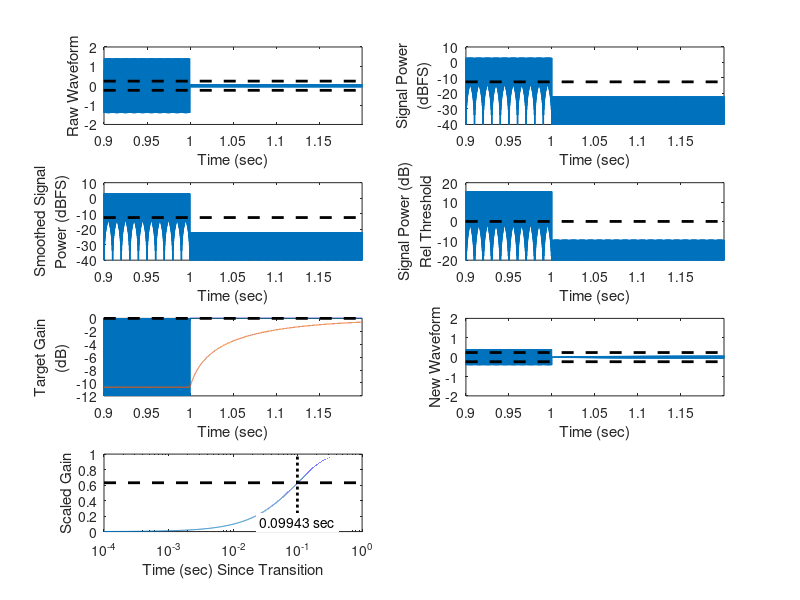

Recreate this plot in MATLAB.

%https://www.ncbi.nlm.nih.gov/pmc/articles/PMC4172289/


fs_Hz = 44100;      %sample rate
comp_ratio = 5;     %compression ratio.  "5" means 5:1
attack_sec = 0.005;  %doesn't end up being exact.  Error is dependent upon compression ratio
release_sec = 0.1;  %doesn't end up being exact.  Error is dependent upon compression ratio
%thresh_dBFS = -10;  %threshold for compression to start
thresh_dBFS = -10/(1-1/comp_ratio);

%generate test signal
t_sec = ([1:4*fs_Hz]-1)/fs_Hz;
freq_Hz = 2000;  %frequency of my test signal
wav = sqrt(2)*sin(2*pi*freq_Hz*t_sec);  %rms of 1.0 (aka 0 dB)

%make step change in amplitude
flag_isAttackTest = 0;  %do an attack or a release test?
if (flag_isAttackTest)
    levels_dBFS = [-25 0];%two amplitude levels
else
    levels_dBFS = [0 -25];  %two amplitude levels
end
t_bound_sec = 1;        %time of transition
I=find(t_sec < t_bound_sec);
wav(I) = sqrt(10.^(0.1*levels_dBFS(1)))*wav(I);
I=find(t_sec >= t_bound_sec);
wav(I) = sqrt(10.^(0.1*levels_dBFS(2)))*wav(I);

%% process the signal

%get signal power
wav_pow = wav.^2;

if (0)
    %extract the smoothed signal envlope
    env_time_const = 1e-3;
    b = 1-exp(-1/(env_time_const*fs_Hz));
    a = [1 -exp(-1/(env_time_const*fs_Hz))];
    new_wav_pow = filter(b,a,wav_pow);
else
    new_wav_pow = wav_pow;
end

%get power relative to threshold
thresh_pow_FS = 10.^(0.1*thresh_dBFS);
%wav_pow_rel_thresh = wav_pow ./ thresh_pow_FS;
wav_pow_rel_thresh = new_wav_pow ./ thresh_pow_FS;

%compute gain
gain_pow = ones(size(wav_pow_rel_thresh));
I=find(wav_pow_rel_thresh > 1.0);
gain_pow(I) = 10.^((1/comp_ratio - 1)*log10(wav_pow_rel_thresh(I)));
gain = sqrt(gain_pow);

%smooth gain via attack and release
attack_const = exp(-1/(attack_sec*fs_Hz));
release_const = exp(-1/(release_sec*fs_Hz));
if (1)
    %power space
    new_gain_pow = gain_pow;
    for I=2:length(gain)
        if (gain_pow(I) < new_gain_pow(I-1))
            %attack
            new_gain_pow(I) = new_gain_pow(I-1)*attack_const + gain_pow(I)*(1-attack_const);
        else
            %release
            new_gain_pow(I) = new_gain_pow(I-1)*release_const + gain_pow(I)*(1-release_const);
        end
    end
    %new_gain_pow = new_gain.^2;
    new_gain = sqrt(new_gain_pow);
else
    %linear space
    new_gain = gain;
    for I=2:length(gain)
        if (gain(I) < new_gain(I-1))
            %attack
            new_gain(I) = new_gain(I-1)*attack_const + gain(I)*(1-attack_const);
        else
            %release
            new_gain(I) = new_gain(I-1)*release_const + gain(I)*(1-release_const);
        end
    end
    new_gain_pow = new_gain.^2;
end

%rename
raw_gain_pow = gain_pow;
gain_pow = new_gain_pow;

new_wav = wav.*sqrt(gain_pow);

%% plots
figure;try;setFigureTallestWide;catch;end
ax=[];

subplot(4,2,1);
plot(t_sec,wav);
xlabel('Time (sec)');
ylabel('Raw Waveform');
ylim([-2 2]);
hold on; 
plot(xlim,sqrt(10.^(0.1*thresh_dBFS))*[1 1],'k--','linewidth',2);
plot(xlim,-sqrt(10.^(0.1*thresh_dBFS))*[1 1],'k--','linewidth',2);
hold off
ax(end+1)=gca;

subplot(4,2,2);
plot(t_sec,10*log10(wav_pow));
xlabel('Time (sec)');
ylabel({'Signal Power';'(dBFS)'});
ylim([-40 10]);
hold on; 
plot(xlim,thresh_dBFS*[1 1],'k--','linewidth',2);
hold off
ax(end+1)=gca;

subplot(4,2,3);
plot(t_sec,10*log10(new_wav_pow));
xlabel('Time (sec)');
ylabel({'Smoothed Signal';'Power (dBFS)'});
ylim([-40 10]);
hold on; 
plot(xlim,thresh_dBFS*[1 1],'k--','linewidth',2);
hold off
ax(end+1)=gca;


subplot(4,2,4);
plot(t_sec,10*log10(wav_pow_rel_thresh));
xlabel('Time (sec)');
ylabel({'Signal Power (dB)';'Rel Threshold'});
ylim([-20 20]);
hold on; 
plot(xlim,[0 0],'k--','linewidth',2);
hold off
ax(end+1)=gca;

subplot(4,2,5);
plot(t_sec,10*log10([raw_gain_pow(:) gain_pow(:)]));
xlabel('Time (sec)');
ylabel({'Target Gain';'(dB)'});
ylim([-12 0]);
hold on; 
plot(xlim,[0 0],'k--','linewidth',2);
hold off
ax(end+1)=gca;

subplot(4,2,6);
plot(t_sec,new_wav);
xlabel('Time (sec)');
ylabel('New Waveform');
ylim([-2 2]);
hold on; 
plot(xlim,sqrt(10.^(0.1*thresh_dBFS))*[1 1],'k--','linewidth',2);
plot(xlim,-sqrt(10.^(0.1*thresh_dBFS))*[1 1],'k--','linewidth',2);
hold off
ax(end+1)=gca;




% subplot(3,2,5);
% plot(t_sec,10*log10(new_gain_pow));
% xlabel('Time (sec)');
% ylabel('Smoothed Gain (dB)');
% ylim([-10 0]);
% hold on; 
% plot(xlim,[0 0],'k--','linewidth',2);
% hold off

linkaxes(ax,'x');
xlim([0.9 1.2]);

subplot(4,2,7)
dt_sec = t_sec-t_bound_sec;
end_gain = mean(gain_pow(end+[-fs_Hz/4:0]));
start_gain = mean(gain_pow(fs_Hz/4:fs_Hz/2));
if (flag_isAttackTest)
    scaled_gain = (gain_pow-end_gain)/(start_gain-end_gain);
else
    scaled_gain = (gain_pow-start_gain)/(end_gain-start_gain);
end
semilogx(dt_sec,scaled_gain);
xlabel('Time (sec) Since Transition');
ylabel({'Scaled Gain'});
%x(end+1)=gca;
xlim([1e-4 1]);
ylim([0 1]);

if (flag_isAttackTest)
    time_const_val = 1-0.63;
    hold on;plot(xlim,time_const_val*[1 1],'k--','linewidth',2);hold off
    I=find(scaled_gain > time_const_val);I=I(end)+1;

    hold on;plot(dt_sec(I)*[1 1],ylim,'k:','linewidth',2);hold off;
    yl=ylim;
    text(dt_sec(I),yl(2)-0.05*diff(yl),[num2str(dt_sec(I),4) ' sec'], ...
        'horizontalAlignment','center','verticalAlignment','top',...
        'backgroundcolor','white');
else
    time_const_val = 0.63;
    hold on;plot(xlim,time_const_val*[1 1],'k--','linewidth',2);hold off
    I=find(scaled_gain < time_const_val);I=I(end)+1;
 
    hold on;plot(dt_sec(I)*[1 1],ylim,'k:','linewidth',2);hold off;
    yl=ylim;
    text(dt_sec(I),yl(1)+0.05*diff(yl),[num2str(dt_sec(I),4) ' sec'], ...
        'horizontalAlignment','center','verticalAlignment','bottom',...
        'backgroundcolor','white');
end
   

% 
% subplot(4,2,8);
% dt_sec = t_sec-t_bound_sec;
% gain_rel_final_dB = 10*log10(gain_pow/gain_pow(end));
% semilogx(dt_sec,gain_rel_final_dB)
% xlabel('Time (sec) Since Transition');
% ylabel({'Gain (dB) Re:';'Final Gain (dB)'});
% xlim([1e-4 1]);
% if (flag_isAttackTest)
%     ylim([-1 10]);
%     time_const_val = 2;
%     hold on;plot(xlim,time_const_val*[1 1],'k--','linewidth',2);hold off
%     I=find(gain_rel_final_dB > time_const_val);I=I(end)+1;
% 
%     hold on;plot(dt_sec(I)*[1 1],ylim,'k:','linewidth',2);hold off;
%     yl=ylim;
%     text(dt_sec(I),yl(2)-0.05*diff(yl),[num2str(dt_sec(I),4) ' sec'], ...
%         'horizontalAlignment','center','verticalAlignment','top',...
%         'backgroundcolor','white');
% else
%     ylim([-10 1]);
%     time_const_val = -2;
%     hold on;plot(xlim,time_const_val*[1 1],'k--','linewidth',2);hold off
%     I=find(gain_rel_final_dB < time_const_val);I=I(end)+1;
%  
%     hold on;plot(dt_sec(I)*[1 1],ylim,'k:','linewidth',2);hold off;
%     yl=ylim;
%     text(dt_sec(I),yl(1)+0.05*diff(yl),[num2str(dt_sec(I),4) ' sec'], ...
%         'horizontalAlignment','center','verticalAlignment','bottom',...
%         'backgroundcolor','white');
% end
   



